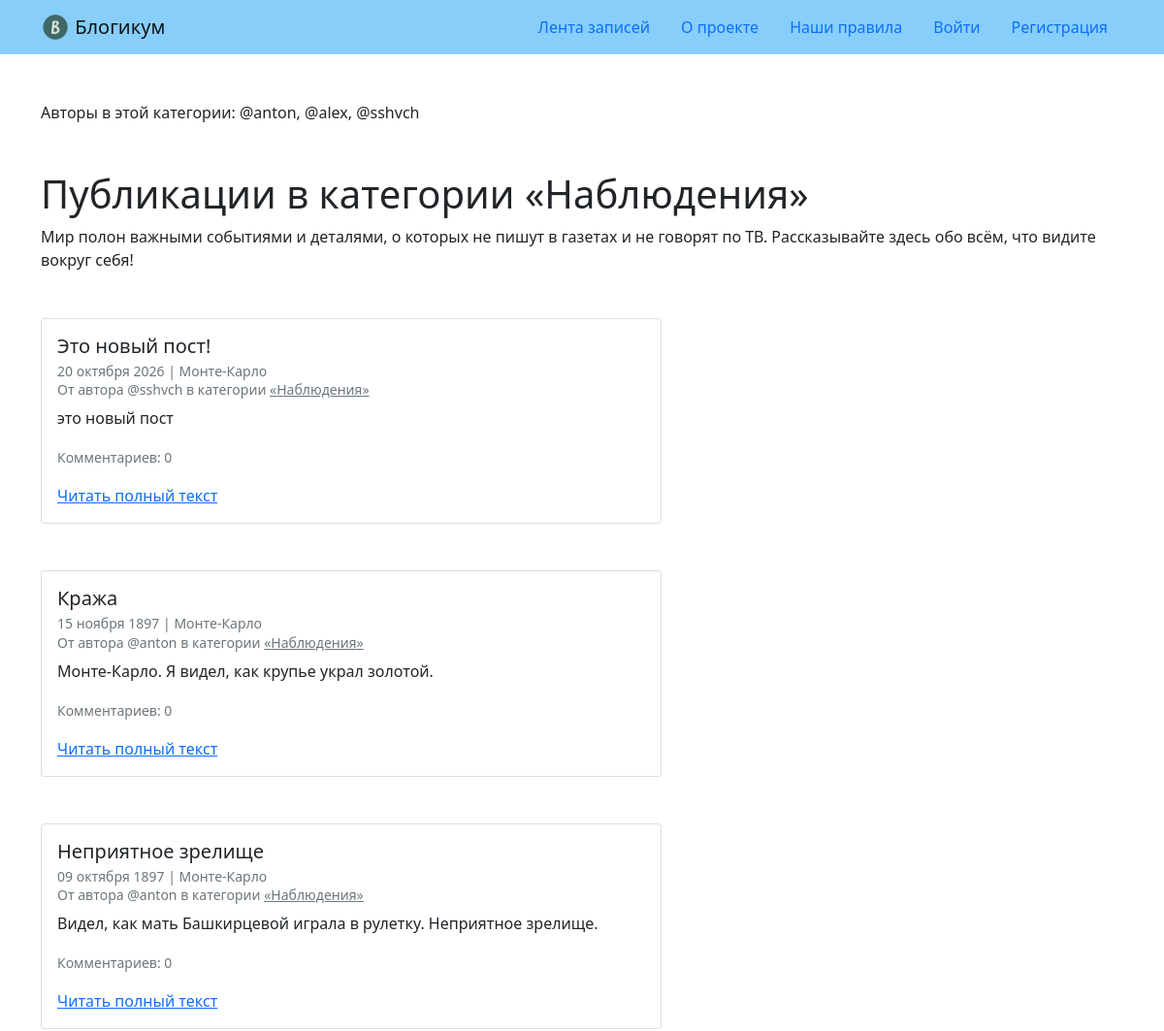
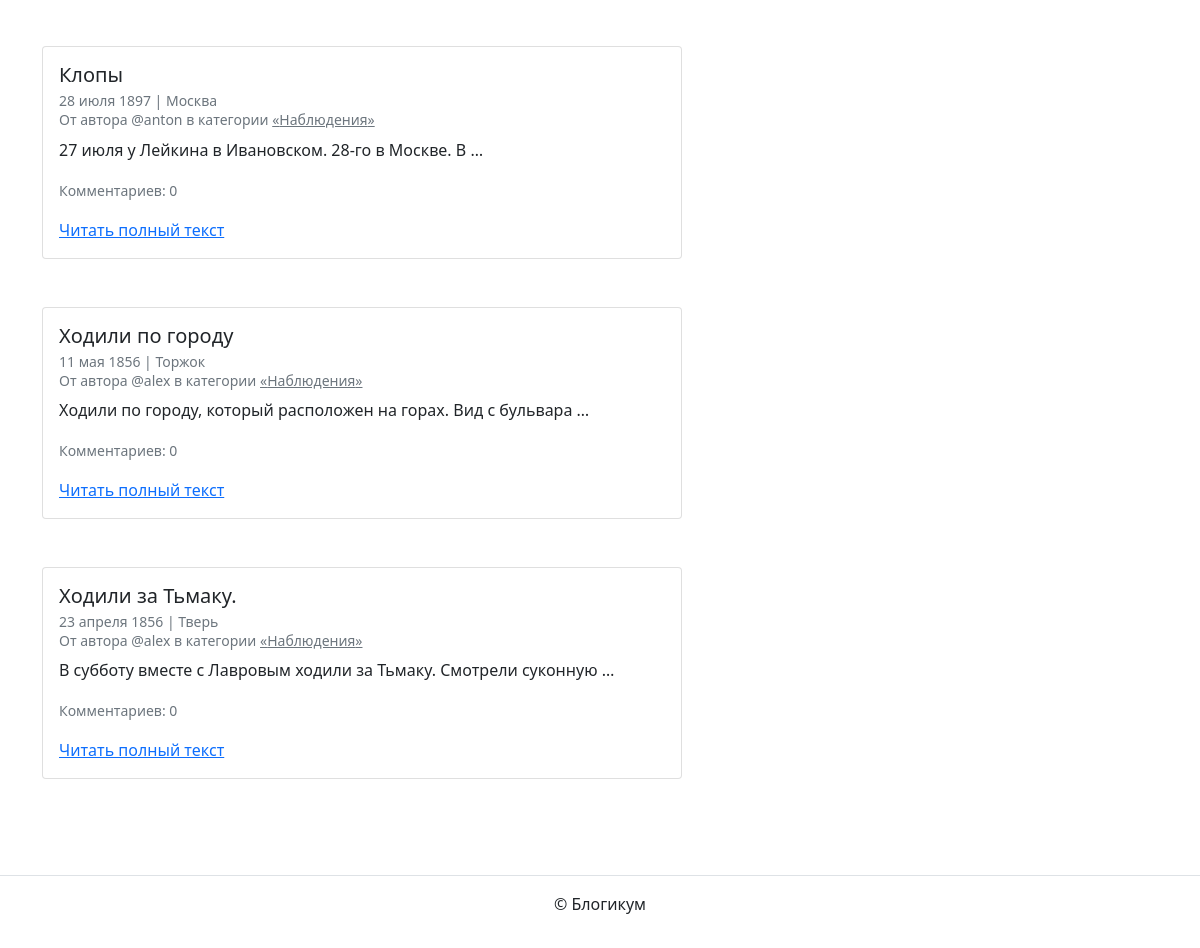
The page /category/details/ on the database its author committed (2 pictures, top to bottom).
### blog/models.py (models this page shows)
class Category(models.Model):
    title = models.CharField(
        "Заголовок",
        max_length=256,
        blank=False,
    )
    description = models.TextField(
        "Описание",
        blank=False,
    )
    slug = models.SlugField(
        "Идентификатор",
        unique=True,
        blank=False,
        help_text=(
            "Идентификатор страницы для URL; разрешены символы латиницы, "
            "цифры, дефис и подчёркивание."
        ),
    )
    is_published = models.BooleanField(
        "Опубликовано",
        default=True,
        blank=False,
        help_text="Снимите галочку, чтобы скрыть публикацию.",
    )
    created_at = models.DateTimeField(
        "Добавлено",
        auto_now_add=True,
        blank=False,
    )
    class Meta:
        verbose_name = "категория"
        verbose_name_plural = "Категории"

class Post(models.Model):
    image = models.ImageField(
        "Изображение",
        upload_to="post_images/",
        blank=True,
    )
    title = models.CharField(
        "Заголовок",
        max_length=256,
        blank=False,
    )
    text = models.TextField(
        "Текст",
        blank=False,
    )
    pub_date = models.DateTimeField(
        "Дата и время публикации",
        blank=False,
        help_text=(
            "Если установить дату и время в будущем — можно делать "
            "отложенные публикации."
        ),
    )
    author = models.ForeignKey(
        User,
        on_delete=models.CASCADE,
        verbose_name="Автор публикации",
        blank=False,
    )
    location = models.ForeignKey(
        Location,
        on_delete=models.SET_NULL,
        verbose_name="Местоположение",
        null=True,
        blank=True,
    )
    category = models.ForeignKey(
        Category,
        on_delete=models.SET_NULL,
        verbose_name="Категория",
        null=True,
        blank=False,
    )
    is_published = models.BooleanField(
        "Опубликовано",
        default=True,
        blank=False,
        help_text="Снимите галочку, чтобы скрыть публикацию.",
    )
    created_at = models.DateTimeField(
        "Добавлено",
        auto_now_add=True,
        blank=False,
    )
    class Meta:
        verbose_name = "публикация"
        verbose_name_plural = "Публикации"

class Location(models.Model):
    name = models.CharField(
        "Название места",
        max_length=256,
        blank=False,
    )
    is_published = models.BooleanField(
        "Опубликовано",
        default=True,
        blank=False,
        help_text="Снимите галочку, чтобы скрыть публикацию.",
    )
    created_at = models.DateTimeField(
        "Добавлено",
        auto_now_add=True,
        blank=False,
    )
    class Meta:
        verbose_name = "местоположение"
        verbose_name_plural = "Местоположения"

### blog/views.py (the view)
def category_posts(request, category_slug):
    _category = get_object_or_404(
        Category,
        slug=category_slug,
        is_published=True,
    )
    post_list = Post.objects.filter(
        category=_category,
        pub_date__lte=timezone.now(),
        is_published=True,
    ).order_by("-pub_date")
    paginator = Paginator(post_list, 10)
    page_number = request.GET.get("page")
    page_obj = paginator.get_page(page_number)
    authors = {post.author for post in post_list}
    context = {
        "category": _category,
        "page_obj": page_obj,
        "authors": authors,
    }
    return render(request, "blog/category.html", context)

### templates/blog/category.html (shortened to what this page needs)
{% extends "base.html" %}
{% block content %}
{% if authors %}
<p class="mb-5">
  Авторы в этой категории:
  {% for author in authors %}@{{ author.username }}{% if not forloop.last %}, {% endif %}{% endfor %}
</p>
{% endif %}
<h1>Публикации в категории «{{ category.title }}»</h1>
<p class="mb-5">{{ category.description }}</p>
{% for post in page_obj %}
  <article class="mb-5">
    {% include "includes/post_card.html" %}
  </article>
{% endfor %}
{% endblock %}

### templates/includes/post_card.html (shortened to what this page needs)
<div class="card" style="width: 40rem;">
  <div class="card-body">
    <h5 class="card-title">{{ post.title }}</h5>
    <h6 class="card-subtitle mb-2 text-muted">
      <small>
        {{ post.pub_date|date:"d E Y" }} | {% if post.location and post.location.is_published %}{{ post.location.name }}{% else %}Планета Земля{% endif %}<br>
        От автора @{{ post.author.username }} в категории {% include "includes/category_link.html" %}
      </small>
    </h6>
    <p class="card-text">{{ post.text|truncatewords:10 }}</p>
    <p class="card-text"><small class="text-muted">Комментариев: {{ post.comments.count }}</small></p>
    <div class="mt-2">
      <a href="{% url 'blog:post_detail' post.id %}" class="card-link">Читать полный текст</a>
    </div>
  </div>
</div>

### templates/includes/category_link.html
<a class="text-muted" href="{% url 'blog:category_posts' post.category.slug %}">
  «{{ post.category.title }}»
</a>

### rows shown on the page
Category: title "Наблюдения", description "Мир полон важными событиями и деталями, о которых не пишут в газетах и не говорят по ТВ. Рассказывайте здесь обо всём, что видите вокруг себя!"
Post: title "Это новый пост!", pub_date "20 октября 2026", location.name "Монте-Карло", author.username "sshvch", category "Наблюдения", text "это новый пост", comments.count "0"
Post: title "Кража", pub_date "15 ноября 1897", location.name "Монте-Карло", author.username "anton", category "Наблюдения", text "Монте-Карло. Я видел, как крупье украл золотой.", comments.count "0"
Post: title "Неприятное зрелище", pub_date "09 октября 1897", location.name "Монте-Карло", author.username "anton", category "Наблюдения", text "Видел, как мать Башкирцевой играла в рулетку. Неприятное зрелище.", comments.count "0"
Post: title "Клопы", pub_date "28 июля 1897", location.name "Москва", author.username "anton", category "Наблюдения", text "27 июля у Лейкина в Ивановском. 28-го в Москве. В …", comments.count "0"
Post: title "Ходили по городу", pub_date "11 мая 1856", location.name "Торжок", author.username "alex", category "Наблюдения", text "Ходили по городу, который расположен на горах. Вид с бульвара …", comments.count "0"
Post: title "Ходили за Тьмаку.", pub_date "23 апреля 1856", location.name "Тверь", author.username "alex", category "Наблюдения", text "В субботу вместе с Лавровым ходили за Тьмаку. Смотрели суконную …", comments.count "0"

### other values the page prints
{{ author.username }} "anton"
{{ author.username }} "alex"
{{ author.username }} "sshvch"
